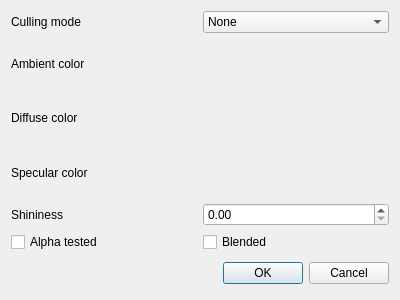
<?xml version="1.0" encoding="UTF-8"?>
<ui version="4.0">
 <class>MaterialEditDialog</class>
 <widget class="QDialog" name="MaterialEditDialog">
  <property name="geometry">
   <rect>
    <x>0</x>
    <y>0</y>
    <width>400</width>
    <height>300</height>
   </rect>
  </property>
  <property name="windowTitle">
   <string>Dialog</string>
  </property>
  <layout class="QGridLayout" name="gridLayout_2">
   <item row="4" column="0">
    <widget class="QLabel" name="label_5">
     <property name="text">
      <string>Shininess</string>
     </property>
    </widget>
   </item>
   <item row="3" column="1">
    <widget class="ColorEditWidget" name="specularColor" native="true"/>
   </item>
   <item row="1" column="1">
    <widget class="ColorEditWidget" name="ambientColor" native="true"/>
   </item>
   <item row="2" column="1">
    <widget class="ColorEditWidget" name="diffuseColor" native="true"/>
   </item>
   <item row="0" column="0">
    <widget class="QLabel" name="label">
     <property name="text">
      <string>Culling mode</string>
     </property>
    </widget>
   </item>
   <item row="5" column="0">
    <widget class="QCheckBox" name="alphaTested">
     <property name="text">
      <string>Alpha tested</string>
     </property>
    </widget>
   </item>
   <item row="5" column="1">
    <widget class="QCheckBox" name="blended">
     <property name="text">
      <string>Blended</string>
     </property>
    </widget>
   </item>
   <item row="0" column="1">
    <widget class="QComboBox" name="cullMode">
     <item>
      <property name="text">
       <string>None</string>
      </property>
     </item>
     <item>
      <property name="text">
       <string>Back</string>
      </property>
     </item>
     <item>
      <property name="text">
       <string>Front</string>
      </property>
     </item>
     <item>
      <property name="text">
       <string>Front and back</string>
      </property>
     </item>
    </widget>
   </item>
   <item row="4" column="1">
    <widget class="QDoubleSpinBox" name="shininess"/>
   </item>
   <item row="1" column="0">
    <widget class="QLabel" name="label_2">
     <property name="text">
      <string>Ambient color</string>
     </property>
    </widget>
   </item>
   <item row="2" column="0">
    <widget class="QLabel" name="label_3">
     <property name="text">
      <string>Diffuse color</string>
     </property>
    </widget>
   </item>
   <item row="3" column="0">
    <widget class="QLabel" name="label_4">
     <property name="text">
      <string>Specular color</string>
     </property>
    </widget>
   </item>
   <item row="7" column="0" colspan="2">
    <layout class="QGridLayout" name="gridLayout">
     <property name="margin">
      <number>0</number>
     </property>
     <item row="0" column="0">
      <spacer>
       <property name="orientation">
        <enum>Qt::Horizontal</enum>
       </property>
       <property name="sizeHint" stdset="0">
        <size>
         <width>131</width>
         <height>31</height>
        </size>
       </property>
      </spacer>
     </item>
     <item row="0" column="1">
      <widget class="QPushButton" name="okButton">
       <property name="text">
        <string>OK</string>
       </property>
      </widget>
     </item>
     <item row="0" column="2">
      <widget class="QPushButton" name="cancelButton">
       <property name="text">
        <string>Cancel</string>
       </property>
      </widget>
     </item>
    </layout>
   </item>
  </layout>
 </widget>
 <customwidgets>
  <customwidget>
   <class>ColorEditWidget</class>
   <extends>QWidget</extends>
   <header>coloreditwidget.h</header>
   <container>1</container>
  </customwidget>
 </customwidgets>
 <resources/>
 <connections>
  <connection>
   <sender>okButton</sender>
   <signal>clicked()</signal>
   <receiver>MaterialEditDialog</receiver>
   <slot>accept()</slot>
   <hints>
    <hint type="sourcelabel">
     <x>308</x>
     <y>259</y>
    </hint>
    <hint type="destinationlabel">
     <x>96</x>
     <y>254</y>
    </hint>
   </hints>
  </connection>
  <connection>
   <sender>cancelButton</sender>
   <signal>clicked()</signal>
   <receiver>MaterialEditDialog</receiver>
   <slot>reject()</slot>
   <hints>
    <hint type="sourcelabel">
     <x>389</x>
     <y>259</y>
    </hint>
    <hint type="destinationlabel">
     <x>179</x>
     <y>282</y>
    </hint>
   </hints>
  </connection>
 </connections>
</ui>
